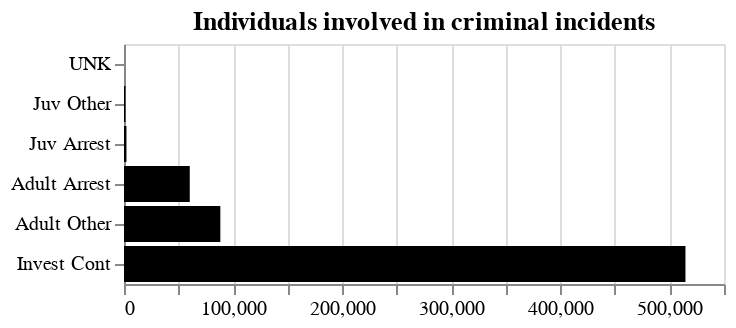

This figure's notebook cell:
### Code cell
status_original = df_clean.groupby('Status Desc').size().sort_values(ascending=False).reset_index(name='COUNT')
alt.Chart(status_original, title='Individuals involved in criminal incidents').mark_bar(color='black').encode(
    alt.X('COUNT', title=''),
    alt.Y('Status Desc', sort='x', title='')
)

### Figure 1 — Vega specification as saved in the notebook (floating-point values rounded to 4 significant figures)
{"$schema": "https://vega.github.io/schema/vega/v5.json", "data": [{"name": "source_0"}, {"name": "data_0", "values": [{"COUNT": 514673, "COUNT_end": 514700.0, "COUNT_start": 0.0, "Status Desc": "Invest Cont"}, {"COUNT": 88311, "COUNT_end": 88310.0, "COUNT_start": 0.0, "Status Desc": "Adult Other"}, {"COUNT": 60289, "COUNT_end": 60290.0, "COUNT_start": 0.0, "Status Desc": "Adult Arrest"}, {"COUNT": 2235, "COUNT_end": 2235.0, "COUNT_start": 0.0, "Status Desc": "Juv Arrest"}, {"COUNT": 1330, "COUNT_end": 1330.0, "COUNT_start": 0.0, "Status Desc": "Juv Other"}, {"COUNT": 4, "COUNT_end": 4.0, "COUNT_start": 0.0, "Status Desc": "UNK"}]}, {"name": "source_0_y_domain_Status Desc", "values": [{"Status Desc": "Invest Cont", "sort_field": 514673}, {"Status Desc": "Adult Other", "sort_field": 88311}, {"Status Desc": "Adult Arrest", "sort_field": 60289}, {"Status Desc": "Juv Arrest", "sort_field": 2235}, {"Status Desc": "Juv Other", "sort_field": 1330}, {"Status Desc": "UNK", "sort_field": 4}]}], "signals": [{"name": "y_step", "value": 20}, {"name": "height", "update": "bandspace(domain('y').length, 0.1, 0.05) * y_step"}], "marks": [{"type": "rect", "name": "marks", "from": {"data": "data_0"}, "encode": {"update": {"x2": {"field": "COUNT_start", "scale": "x"}, "y": {"field": "Status Desc", "scale": "y"}, "height": {"signal": "max(0.25, bandwidth('y'))"}, "ariaRoleDescription": {"value": "bar"}, "fill": {"value": "black"}, "description": {"signal": "\"COUNT: \" + (format(datum[\"COUNT\"], \"\")) + \"; Status Desc: \" + (isValid(datum[\"Status Desc\"]) ? datum[\"Status Desc\"] : \"\"+datum[\"Status Desc\"])"}, "x": {"field": "COUNT_end", "scale": "x"}}}, "style": ["bar"]}], "scales": [{"name": "x", "type": "linear", "domain": {"data": "data_0", "fields": ["COUNT_start", "COUNT_end"]}, "range": [0, {"signal": "width"}], "nice": true, "zero": true}, {"name": "y", "type": "band", "domain": {"data": "source_0_y_domain_Status Desc", "field": "Status Desc", "sort": {"op": "max", "field": "sort_field"}}, "range": {"step": {"signal": "y_step"}}, "paddingOuter": 0.05, "paddingInner": 0.1}], "axes": [{"scale": "x", "gridScale": "y", "tickCount": {"signal": "ceil(width/40)"}, "minExtent": 0, "domain": false, "aria": false, "zindex": 0, "maxExtent": 0, "grid": true, "ticks": false, "orient": "bottom", "labels": false}, {"scale": "x", "orient": "bottom", "zindex": 0, "labelOverlap": true, "grid": false, "tickCount": {"signal": "ceil(width/40)"}, "labelFlush": true}, {"scale": "y", "orient": "left", "grid": false, "zindex": 0}], "title": {"text": "Individuals involved in criminal incidents", "frame": "group"}, "padding": 5, "style": "cell", "background": "white", "width": 300}
